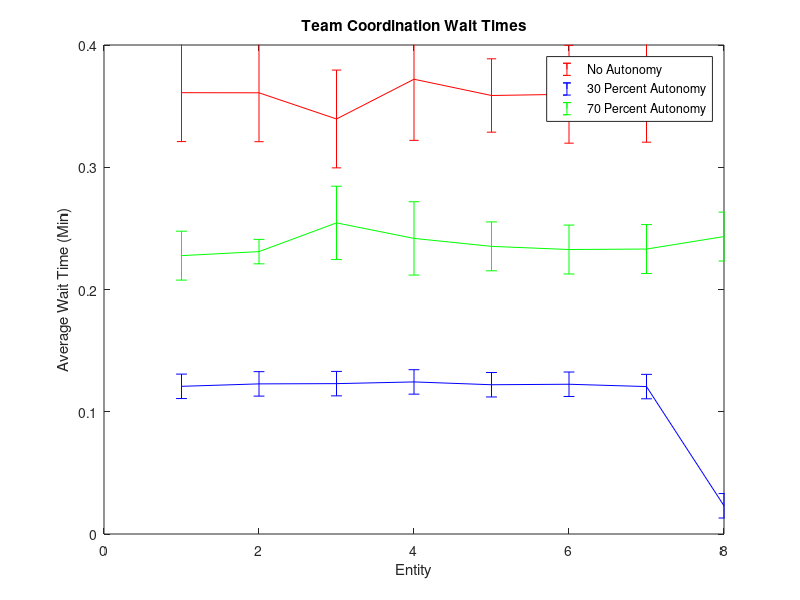

Here is the MATLAB script that generated this plot:
clear all;clf;
%average wait time
x=(1:1:7);
nonewait=[.361 .3609 .3395 .372 .3587 .3597 .3605];
nonehw=[.04 .04 .04 .05 .03 .04 .04];
errorbar(x,nonewait,nonehw,'r')
hold on
thirtyx=(1:1:8)
thirtywait=[.1208 .1228 .123 .1244 .1221 .1225 .1206 .02308];
thirtyhw=[.01 .01 .01 .01 .01 .01 .01 .01];
errorbar(thirtyx,thirtywait,thirtyhw,'b')
seventywait=[.2277 .231 .2545 .2418 .2353 .2327 .2331 .2433];
seventyhw=[.02 .01 .03 .03 .02 .02 .02 .02];
errorbar(thirtyx,seventywait,seventyhw,'g')
axis([0 8 0 .4])
xlabel('Entity')
ylabel('Average Wait Time (Min)')
title('Team Coordination Wait Times')
legend('No Autonomy','30 Percent Autonomy','70 Percent Autonomy','location','best')
hold off
%utilization
